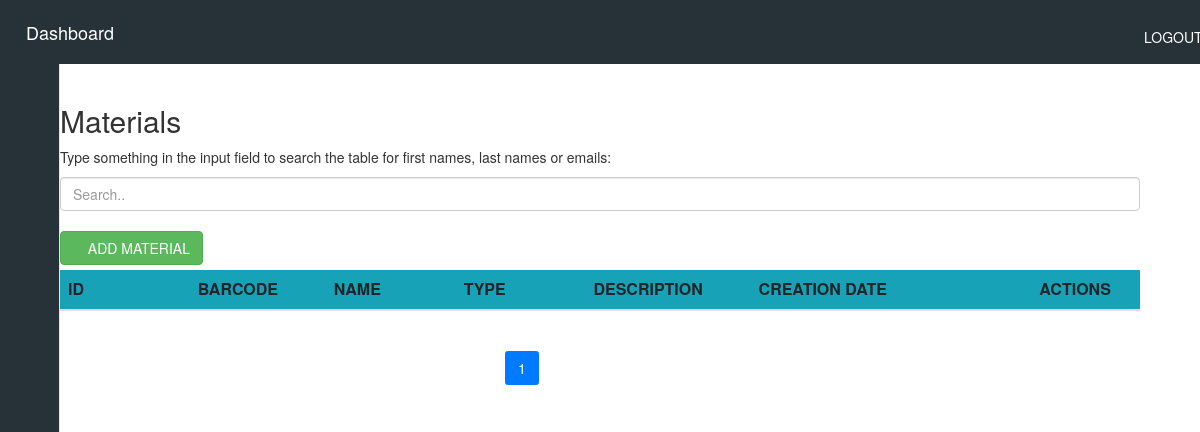
The app's page /MaterialView (signed in), older data.
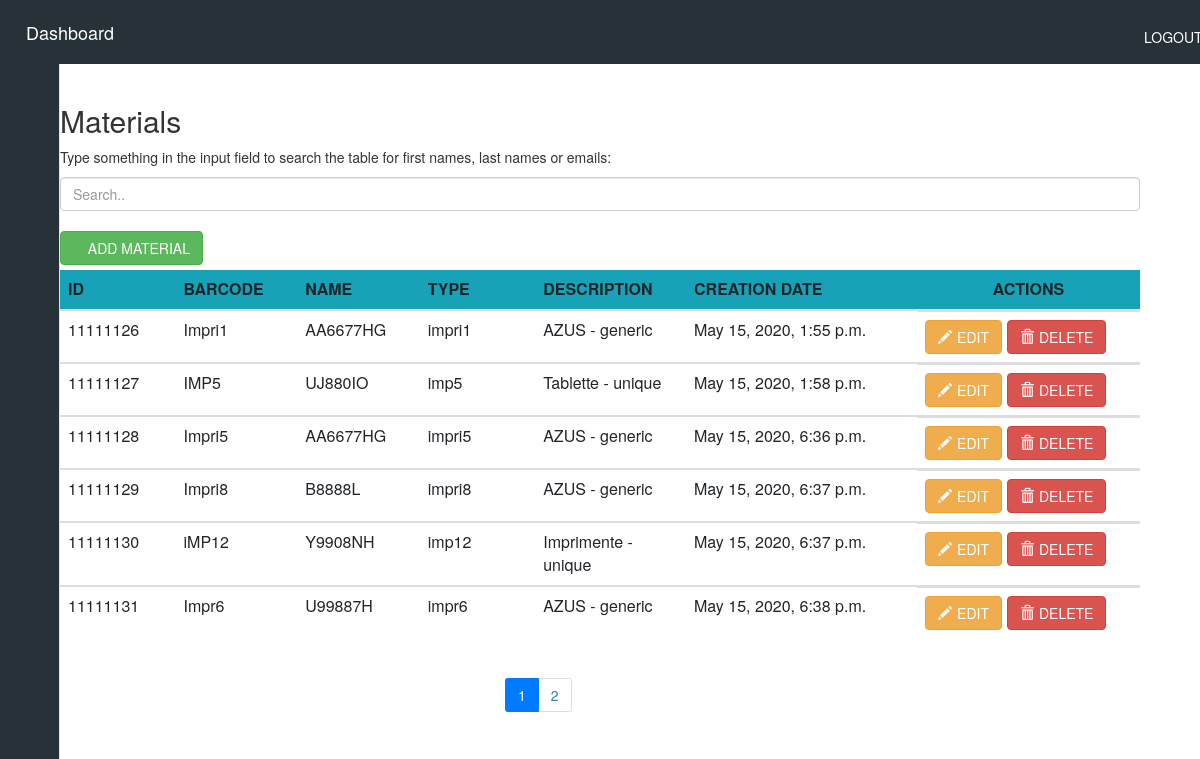
The same page, newer data.
### siteWeb/models.py (models this page shows, shortened)
class Material(models.Model):
    name = models.CharField(max_length=250)
    barcode = models.CharField(max_length=50)
    creation_date_mat = models.DateTimeField(auto_now_add=True)
    slug = models.SlugField(max_length=250, null=True, blank=True)
    material_picture = models.ImageField(blank=True, upload_to='media/', default='None/no-img.jpg', null=True)
    type = models.ForeignKey(Type, on_delete=models.CASCADE)

class Type(models.Model):
    TYPE_GENERIC = 'generic'
    TYPE_UNIQUE = 'unique'
    TYPE_CHOICES = (
        (TYPE_GENERIC, 'generic'),
        (TYPE_UNIQUE, 'unique'),
    )
    material_type = models.CharField(max_length=250, choices=TYPE_CHOICES, default=TYPE_GENERIC)
    name_type = models.CharField(max_length=250, unique=True)
    description = models.TextField(blank=True)
    creation_date_type = models.DateTimeField(auto_now_add=True)
    unavailable = models.BooleanField(default=False)
    def __str__(self):
        return self.name_type + " - " + self.material_type

### siteWeb/crudAjaxMatViews.py (the view)
# urls.py: path('MaterialView', crudAjaxMatViews.indexView, name='MaterialView'),
@login_required
def indexView(request):
    form = formMaterial()
    material = Material.objects.all()
    paginator = Paginator(material, per_page=6)
    page_number = request.GET.get('page', 1)
    page_obj = paginator.get_page(page_number)
    return render(request, 'siteWeb/crudMaterial/ajaxCrudMat.html', {"form": form, "materials": page_obj.object_list, 'paginator': paginator, 'page_number': int(page_number)})

### siteWeb/forms.py
class formMaterial(forms.ModelForm):
    type = forms.ModelChoiceField(queryset=Type.objects.filter(unavailable=False).order_by('material_type'))
    class Meta:
        model = Material
        fields = ['name','barcode','type', 'material_picture']

### siteWeb/templates/siteWeb/crudMaterial/ajaxCrudMat.html (shortened to what this page needs)
{% include "siteWeb/includes/dashboard.html" %}
{% load crispy_forms_tags %}
{% load static %}
{% block content %}
<head>
</head>
{% if user.is_authenticated %}
<div class="container">
    <div class="container-fluid">
            <h2>Materials</h2>
          <p>Type something in the input field to search the table for first names, last names or emails:</p>
          <input class="form-control" id="myInput" type="text" placeholder="Search..">
          <br>
         <a class="btn btn-success add-form offset-12" href="/addMaterial">
            <span><i class="fas fa-plus"></i> ADD MATERIAL</span>
         </a>
    </div>
    <div class="table-responsive table-body">
        <table class="table container-fluid table-responsive mt-2">
            <thead class="bg-info">
                <tr>
                    <th scope="row" class="col-md-1">ID</th>
                    <th scope="col" class="col-md-1">BARCODE</th>
                    <th scope="col" class="col-md-1">NAME</th>
                    <th scope="col" class="col-md-1">TYPE</th>
                    <th scope="col" class="col-md-1">DESCRIPTION</th>
                    <th scope="col" class="col-md-2">CREATION DATE</th>
                    <th scope="col" class="col-md-1 text-center">ACTIONS</th>
                </tr>
            </thead>
            {% for material in materials %}
            <tbody id="myTable">
            <tr>
                <td scope="row">{{material.id}}</td>
                <td>{{material.name}}</td>
                <td>{{material.barcode}}</td>
                <td>{{material.slug}}</td>
                <td>{{material.type }}</td>
                <td>{{material.creation_date_mat}}</td>
                <td  class="d-flex">
                    <a href="/updateMaterial/{{material.id}}" class="btn btn-warning"><span class="glyphicon glyphicon-pencil mr-2"></span>EDIT</a>
                    <button  class="btn btn-danger ml-2" onClick="deleteMaterial({{material.id}})">
                        <span class="glyphicon glyphicon-trash mr-2"></span>DELETE
                    </button>
                </td>
            </tr>
            </tbody>
            {% endfor %}
        </table>
    </div>
    <div class="row">
        <div class="offset-5">
            <ul class="pagination">
                {% for i in paginator.page_range %}
                <li class="page-item {% if i == page_number %} active {% endif %}">
                    <a class="page-link"  href="?page={{ i }}">{{ i }}</a>
                </li>
                {% endfor %}
            </ul>
        </div>
    </div>
</div>
{% else %}
<center><p> No Permittion. If you have an account, <a href="/accounts/login">login.</a></p></center>
{% endif %}
{% endblock %}

Row changes from the older to the newer data that the page shows:
added Material: id "11111126", name "Impri1", barcode "AA6677HG", slug "impri1", type "AZUS - generic", creation_date_mat "May 15, 2020, 1:55 p.m."
added Material: id "11111127", name "IMP5", barcode "UJ880IO", slug "imp5", type "Tablette - unique", creation_date_mat "May 15, 2020, 1:58 p.m."
added Material: id "11111128", name "Impri5", barcode "AA6677HG", slug "impri5", type "AZUS - generic", creation_date_mat "May 15, 2020, 6:36 p.m."
added Material: id "11111129", name "Impri8", barcode "B8888L", slug "impri8", type "AZUS - generic", creation_date_mat "May 15, 2020, 6:37 p.m."
added Material: id "11111130", name "iMP12", barcode "Y9908NH", slug "imp12", type "Imprimente - unique", creation_date_mat "May 15, 2020, 6:37 p.m."
added Material: id "11111131", name "Impr6", barcode "U99887H", slug "impr6", type "AZUS - generic", creation_date_mat "May 15, 2020, 6:38 p.m."
Text that changed along with them:
new list line: "2"
